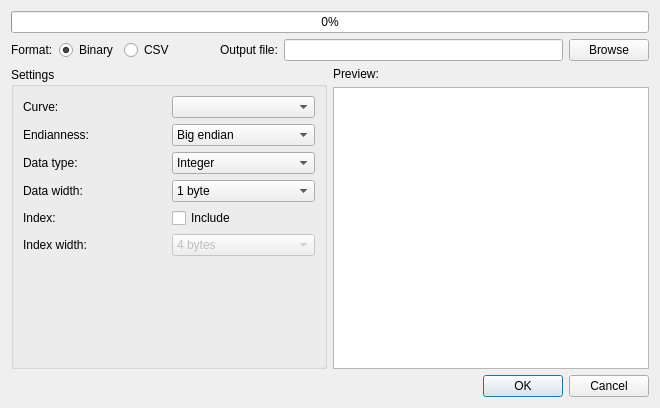
<?xml version="1.0" encoding="UTF-8"?>
<ui version="4.0">
 <class>GraphExport</class>
 <widget class="QDialog" name="GraphExport">
  <property name="geometry">
   <rect>
    <x>0</x>
    <y>0</y>
    <width>660</width>
    <height>408</height>
   </rect>
  </property>
  <property name="windowTitle">
   <string>Export graph data</string>
  </property>
  <layout class="QVBoxLayout" name="verticalLayout_3">
   <item>
    <widget class="ProgressBar" name="progress">
     <property name="minimum">
      <number>-1</number>
     </property>
     <property name="value">
      <number>-1</number>
     </property>
    </widget>
   </item>
   <item>
    <layout class="QHBoxLayout" name="horizontalLayout_3">
     <item>
      <widget class="QLabel" name="label_2">
       <property name="text">
        <string>Format:</string>
       </property>
      </widget>
     </item>
     <item>
      <widget class="QRadioButton" name="binRadio">
       <property name="text">
        <string>Binary</string>
       </property>
       <property name="checked">
        <bool>true</bool>
       </property>
      </widget>
     </item>
     <item>
      <widget class="QRadioButton" name="csvRadio">
       <property name="text">
        <string>CSV</string>
       </property>
      </widget>
     </item>
     <item>
      <spacer name="horizontalSpacer">
       <property name="orientation">
        <enum>Qt::Horizontal</enum>
       </property>
       <property name="sizeType">
        <enum>QSizePolicy::Fixed</enum>
       </property>
       <property name="sizeHint" stdset="0">
        <size>
         <width>40</width>
         <height>20</height>
        </size>
       </property>
      </spacer>
     </item>
     <item>
      <widget class="QLabel" name="label_11">
       <property name="text">
        <string>Output file:</string>
       </property>
      </widget>
     </item>
     <item>
      <widget class="QLineEdit" name="fileLine"/>
     </item>
     <item>
      <widget class="QPushButton" name="browseBtn">
       <property name="text">
        <string>Browse</string>
       </property>
      </widget>
     </item>
    </layout>
   </item>
   <item>
    <layout class="QHBoxLayout" name="horizontalLayout_2">
     <item>
      <widget class="QGroupBox" name="groupBox">
       <property name="title">
        <string>Settings</string>
       </property>
       <layout class="QVBoxLayout" name="verticalLayout_2">
        <property name="spacing">
         <number>6</number>
        </property>
        <property name="leftMargin">
         <number>0</number>
        </property>
        <property name="topMargin">
         <number>0</number>
        </property>
        <property name="rightMargin">
         <number>0</number>
        </property>
        <property name="bottomMargin">
         <number>0</number>
        </property>
        <item>
         <widget class="QStackedWidget" name="stack">
          <property name="currentIndex">
           <number>0</number>
          </property>
          <widget class="QWidget" name="bin">
           <layout class="QGridLayout" name="gridLayout">
            <item row="0" column="0">
             <widget class="QLabel" name="label_3">
              <property name="text">
               <string>Curve:</string>
              </property>
             </widget>
            </item>
            <item row="0" column="1">
             <widget class="QComboBox" name="curveBox"/>
            </item>
            <item row="4" column="0">
             <widget class="QLabel" name="label_4">
              <property name="text">
               <string>Index:</string>
              </property>
             </widget>
            </item>
            <item row="4" column="1">
             <widget class="QCheckBox" name="indexBox">
              <property name="text">
               <string>Include</string>
              </property>
             </widget>
            </item>
            <item row="5" column="0">
             <widget class="QLabel" name="label_5">
              <property name="text">
               <string>Index width:</string>
              </property>
             </widget>
            </item>
            <item row="7" column="0">
             <spacer name="verticalSpacer">
              <property name="orientation">
               <enum>Qt::Vertical</enum>
              </property>
              <property name="sizeHint" stdset="0">
               <size>
                <width>20</width>
                <height>40</height>
               </size>
              </property>
             </spacer>
            </item>
            <item row="5" column="1">
             <widget class="QComboBox" name="idxWidthBox">
              <property name="enabled">
               <bool>false</bool>
              </property>
              <property name="currentIndex">
               <number>2</number>
              </property>
              <property name="sizeAdjustPolicy">
               <enum>QComboBox::AdjustToContents</enum>
              </property>
              <item>
               <property name="text">
                <string>1 byte</string>
               </property>
              </item>
              <item>
               <property name="text">
                <string>2 bytes</string>
               </property>
              </item>
              <item>
               <property name="text">
                <string>4 bytes</string>
               </property>
              </item>
              <item>
               <property name="text">
                <string>8 bytes</string>
               </property>
              </item>
             </widget>
            </item>
            <item row="3" column="0">
             <widget class="QLabel" name="label_6">
              <property name="text">
               <string>Data width:</string>
              </property>
             </widget>
            </item>
            <item row="3" column="1">
             <widget class="QComboBox" name="widthBox">
              <property name="sizeAdjustPolicy">
               <enum>QComboBox::AdjustToContents</enum>
              </property>
              <item>
               <property name="text">
                <string>1 byte</string>
               </property>
              </item>
              <item>
               <property name="text">
                <string>2 bytes</string>
               </property>
              </item>
              <item>
               <property name="text">
                <string>4 bytes</string>
               </property>
              </item>
              <item>
               <property name="text">
                <string>8 bytes</string>
               </property>
              </item>
             </widget>
            </item>
            <item row="2" column="0">
             <widget class="QLabel" name="label_7">
              <property name="text">
               <string>Data type:</string>
              </property>
             </widget>
            </item>
            <item row="2" column="1">
             <widget class="QComboBox" name="typeBox">
              <item>
               <property name="text">
                <string>Integer</string>
               </property>
              </item>
              <item>
               <property name="text">
                <string>Float (4 bytes)</string>
               </property>
              </item>
              <item>
               <property name="text">
                <string>Double (8 bytes)</string>
               </property>
              </item>
             </widget>
            </item>
            <item row="1" column="0">
             <widget class="QLabel" name="label_13">
              <property name="text">
               <string>Endianness:</string>
              </property>
             </widget>
            </item>
            <item row="1" column="1">
             <widget class="QComboBox" name="endianBox">
              <item>
               <property name="text">
                <string>Big endian</string>
               </property>
              </item>
              <item>
               <property name="text">
                <string>Little endian</string>
               </property>
              </item>
             </widget>
            </item>
           </layout>
          </widget>
          <widget class="QWidget" name="CSV">
           <layout class="QVBoxLayout" name="verticalLayout_4">
            <item>
             <widget class="QScrollArea" name="scrollArea">
              <property name="frameShape">
               <enum>QFrame::NoFrame</enum>
              </property>
              <property name="verticalScrollBarPolicy">
               <enum>Qt::ScrollBarAlwaysOn</enum>
              </property>
              <property name="horizontalScrollBarPolicy">
               <enum>Qt::ScrollBarAlwaysOff</enum>
              </property>
              <property name="widgetResizable">
               <bool>true</bool>
              </property>
              <widget class="QWidget" name="scrollAreaWidgetContents">
               <property name="geometry">
                <rect>
                 <x>0</x>
                 <y>0</y>
                 <width>157</width>
                 <height>184</height>
                </rect>
               </property>
               <layout class="QVBoxLayout" name="verticalLayout_5">
                <item>
                 <widget class="QLabel" name="label_8">
                  <property name="text">
                   <string>Columns (drag to reorder):</string>
                  </property>
                 </widget>
                </item>
                <item>
                 <widget class="QListWidget" name="colList">
                  <property name="sizePolicy">
                   <sizepolicy hsizetype="Expanding" vsizetype="Expanding">
                    <horstretch>0</horstretch>
                    <verstretch>0</verstretch>
                   </sizepolicy>
                  </property>
                  <property name="editTriggers">
                   <set>QAbstractItemView::NoEditTriggers</set>
                  </property>
                  <property name="dragDropMode">
                   <enum>QAbstractItemView::InternalMove</enum>
                  </property>
                  <property name="movement">
                   <enum>QListView::Snap</enum>
                  </property>
                  <property name="currentRow">
                   <number>-1</number>
                  </property>
                  <item>
                   <property name="text">
                    <string>Index</string>
                   </property>
                   <property name="checkState">
                    <enum>Checked</enum>
                   </property>
                  </item>
                 </widget>
                </item>
                <item>
                 <layout class="QGridLayout" name="gridLayout_2">
                  <item row="1" column="0">
                   <widget class="QLabel" name="label_9">
                    <property name="text">
                     <string>Separator:</string>
                    </property>
                   </widget>
                  </item>
                  <item row="1" column="1">
                   <widget class="QLineEdit" name="sepEdit">
                    <property name="text">
                     <string>,</string>
                    </property>
                   </widget>
                  </item>
                  <item row="2" column="0">
                   <widget class="QLabel" name="label_10">
                    <property name="text">
                     <string>Line edning:</string>
                    </property>
                   </widget>
                  </item>
                  <item row="2" column="1">
                   <widget class="QComboBox" name="endBox">
                    <item>
                     <property name="text">
                      <string>\r\n</string>
                     </property>
                    </item>
                    <item>
                     <property name="text">
                      <string>\n</string>
                     </property>
                    </item>
                    <item>
                     <property name="text">
                      <string>\n\r</string>
                     </property>
                    </item>
                    <item>
                     <property name="text">
                      <string>\r</string>
                     </property>
                    </item>
                   </widget>
                  </item>
                  <item row="0" column="0">
                   <widget class="QLabel" name="label_12">
                    <property name="text">
                     <string>Column names:</string>
                    </property>
                   </widget>
                  </item>
                  <item row="0" column="1">
                   <widget class="QCheckBox" name="colNamesBox">
                    <property name="text">
                     <string>Include</string>
                    </property>
                    <property name="checked">
                     <bool>true</bool>
                    </property>
                   </widget>
                  </item>
                 </layout>
                </item>
                <item>
                 <spacer name="verticalSpacer_2">
                  <property name="orientation">
                   <enum>Qt::Vertical</enum>
                  </property>
                  <property name="sizeHint" stdset="0">
                   <size>
                    <width>20</width>
                    <height>40</height>
                   </size>
                  </property>
                 </spacer>
                </item>
               </layout>
              </widget>
             </widget>
            </item>
           </layout>
          </widget>
          <widget class="QWidget" name="SQL"/>
         </widget>
        </item>
       </layout>
      </widget>
     </item>
     <item>
      <layout class="QVBoxLayout" name="verticalLayout">
       <item>
        <widget class="QLabel" name="label">
         <property name="text">
          <string>Preview:</string>
         </property>
        </widget>
       </item>
       <item>
        <widget class="QPlainTextEdit" name="prevText">
         <property name="readOnly">
          <bool>true</bool>
         </property>
         <property name="tabStopWidth">
          <number>40</number>
         </property>
        </widget>
       </item>
      </layout>
     </item>
    </layout>
   </item>
   <item>
    <widget class="QDialogButtonBox" name="buttonBox">
     <property name="orientation">
      <enum>Qt::Horizontal</enum>
     </property>
     <property name="standardButtons">
      <set>QDialogButtonBox::Cancel|QDialogButtonBox::Ok</set>
     </property>
    </widget>
   </item>
  </layout>
 </widget>
 <customwidgets>
  <customwidget>
   <class>ProgressBar</class>
   <extends>QProgressBar</extends>
   <header>../src/ui/progressbar.h</header>
  </customwidget>
 </customwidgets>
 <resources/>
 <connections>
  <connection>
   <sender>buttonBox</sender>
   <signal>accepted()</signal>
   <receiver>GraphExport</receiver>
   <slot>accept()</slot>
   <hints>
    <hint type="sourcelabel">
     <x>248</x>
     <y>254</y>
    </hint>
    <hint type="destinationlabel">
     <x>157</x>
     <y>274</y>
    </hint>
   </hints>
  </connection>
  <connection>
   <sender>buttonBox</sender>
   <signal>rejected()</signal>
   <receiver>GraphExport</receiver>
   <slot>reject()</slot>
   <hints>
    <hint type="sourcelabel">
     <x>316</x>
     <y>260</y>
    </hint>
    <hint type="destinationlabel">
     <x>286</x>
     <y>274</y>
    </hint>
   </hints>
  </connection>
  <connection>
   <sender>indexBox</sender>
   <signal>toggled(bool)</signal>
   <receiver>idxWidthBox</receiver>
   <slot>setEnabled(bool)</slot>
   <hints>
    <hint type="sourcelabel">
     <x>237</x>
     <y>108</y>
    </hint>
    <hint type="destinationlabel">
     <x>237</x>
     <y>134</y>
    </hint>
   </hints>
  </connection>
 </connections>
</ui>
